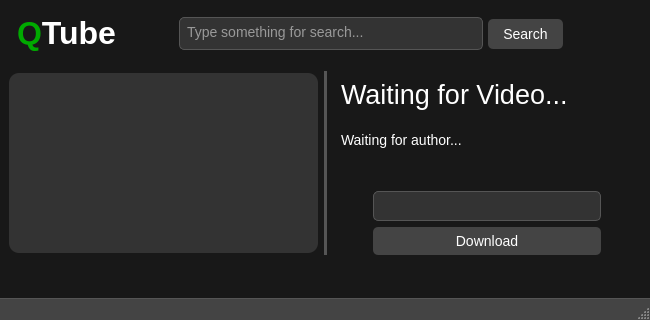
<?xml version="1.0" encoding="UTF-8"?>
<ui version="4.0">
 <class>MainWindow</class>
 <widget class="QMainWindow" name="MainWindow">
  <property name="windowModality">
   <enum>Qt::WindowModality::ApplicationModal</enum>
  </property>
  <property name="geometry">
   <rect>
    <x>0</x>
    <y>0</y>
    <width>650</width>
    <height>320</height>
   </rect>
  </property>
  <property name="minimumSize">
   <size>
    <width>650</width>
    <height>320</height>
   </size>
  </property>
  <property name="maximumSize">
   <size>
    <width>650</width>
    <height>320</height>
   </size>
  </property>
  <property name="sizeIncrement">
   <size>
    <width>1</width>
    <height>1</height>
   </size>
  </property>
  <property name="windowTitle">
   <string>MainWindow</string>
  </property>
  <property name="autoFillBackground">
   <bool>false</bool>
  </property>
  <property name="styleSheet">
   <string notr="true">QMainWindow {
    background-color: #181818; 
    border: none;
}

QMenuBar {
    background-color: #2c2c2c; 
    color: white;
    font-size: 14px;
    border: none;
}

QMenuBar::item {
    padding: 5px 10px;
}

QMenuBar::item:selected {
    background-color: #444444; 
}

QToolBar {
    background-color: #2c2c2c;
    border: none;
}

QToolButton {
    background-color: #444444; 
    border: none;
    border-radius: 5px;
    color: white;
    font-size: 14px;
    padding: 6px 12px;
}

QToolButton:hover {
    background-color: #555555;
}

QPushButton {
    background-color: #444444;
    border: none;
    border-radius: 5px;
    color: white;
    font-size: 14px;
    padding: 6px 12px;
}

QPushButton:hover {
    background-color: #555555;
}

QPushButton:pressed {
    background-color: #333333;
}

QLineEdit, QTextEdit, QComboBox {
    background-color: #333333;
    border: 1px solid #555555;
    border-radius: 5px;
    padding: 5px;
    font-size: 14px;
    color: white;
}

QLineEdit:focus, QTextEdit:focus, QComboBox:focus {
    border-color: #777777;
}

QComboBox::drop-down {
    width: 0px;
    border: none;
    background: none;
}

QComboBox::down-arrow {
    width: 0px;
    height: 0px;
    border: none;
}

QScrollBar:vertical {
    background-color: #333333;
    width: 8px;
    border-radius: 4px;
}

QScrollBar::handle:vertical {
    background-color: #555555;
    border-radius: 4px;
}

QScrollBar::handle:vertical:hover {
    background-color: #666666;
}

QStatusBar {
    background-color: #444444;
    color: white;
    border-top: 1px solid #555555;
}

QStatusBar QLabel {
    color: white;
}

QProgressBar {
    border: 1px solid #555555;
    background-color: #333333;
    border-radius: 5px;
    text-align: center;
    height: 20px;
    color: white;
}

QProgressBar::chunk {
    background-color: #555555;
    border-radius: 5px;
}

QProgressBar::chunk:indeterminate {
    background-color: #666666;
}

QLabel {
    color: white;
    font-size: 14px;
    padding: 5px;
}

QLabel[alignment=&quot;Qt::AlignCenter&quot;] {
    text-align: center;
}

QLabel:hover {
    color: #777777;
}

QLabel[disabled=&quot;true&quot;] {
    color: #888888;
}


QFrame[orientation=&quot;Qt::Horizontal&quot;] {
    height: 2px;
    width: 100%;
}

QFrame[orientation=&quot;Qt::Vertical&quot;] {
    width: 2px;
    height: 100%;
}
</string>
  </property>
  <property name="toolButtonStyle">
   <enum>Qt::ToolButtonStyle::ToolButtonIconOnly</enum>
  </property>
  <widget class="QWidget" name="centralwidget">
   <layout class="QGridLayout" name="gridLayout_2">
    <item row="1" column="0">
     <layout class="QVBoxLayout" name="verticalLayout_2" stretch="0,0,1,0">
      <item>
       <layout class="QHBoxLayout" name="searchLayout" stretch="0,1,3,1,2">
        <property name="spacing">
         <number>5</number>
        </property>
        <property name="sizeConstraint">
         <enum>QLayout::SizeConstraint::SetMinAndMaxSize</enum>
        </property>
        <property name="topMargin">
         <number>0</number>
        </property>
        <property name="bottomMargin">
         <number>0</number>
        </property>
        <item>
         <widget class="QLabel" name="label">
          <property name="sizePolicy">
           <sizepolicy hsizetype="Minimum" vsizetype="Minimum">
            <horstretch>0</horstretch>
            <verstretch>0</verstretch>
           </sizepolicy>
          </property>
          <property name="minimumSize">
           <size>
            <width>125</width>
            <height>50</height>
           </size>
          </property>
          <property name="maximumSize">
           <size>
            <width>304</width>
            <height>50</height>
           </size>
          </property>
          <property name="styleSheet">
           <string notr="true">#qtube-logo {
    font-family: Arial, sans-serif;
    font-size: 36px;
    color: #2c3e50;
	margin-bottom: 0;
	padding-bottom: 0;
}

#qtube-logo span:first-letter {
    font-size: 48px;
    color: #27ae60; 
    font-weight: bold; 
}
</string>
          </property>
          <property name="text">
           <string>&lt;html&gt;&lt;head/&gt;&lt;body&gt;&lt;p&gt;&lt;a name=&quot;qtube-logo&quot;/&gt;&lt;span style=&quot; font-size:24pt; font-weight:700; color:#00aa00;&quot;&gt;Q&lt;/span&gt;&lt;span style=&quot; font-size:24pt; font-weight:700;&quot;&gt;Tube&lt;/span&gt;&lt;/p&gt;&lt;/body&gt;&lt;/html&gt;</string>
          </property>
          <property name="textFormat">
           <enum>Qt::TextFormat::RichText</enum>
          </property>
          <property name="scaledContents">
           <bool>true</bool>
          </property>
          <property name="alignment">
           <set>Qt::AlignmentFlag::AlignLeading|Qt::AlignmentFlag::AlignLeft|Qt::AlignmentFlag::AlignVCenter</set>
          </property>
         </widget>
        </item>
        <item>
         <spacer name="horizontalSpacer">
          <property name="orientation">
           <enum>Qt::Orientation::Horizontal</enum>
          </property>
          <property name="sizeType">
           <enum>QSizePolicy::Policy::Minimum</enum>
          </property>
          <property name="sizeHint" stdset="0">
           <size>
            <width>40</width>
            <height>20</height>
           </size>
          </property>
         </spacer>
        </item>
        <item>
         <widget class="QLineEdit" name="e_inputUrl">
          <property name="minimumSize">
           <size>
            <width>304</width>
            <height>33</height>
           </size>
          </property>
          <property name="maximumSize">
           <size>
            <width>16777215</width>
            <height>33</height>
           </size>
          </property>
          <property name="text">
           <string/>
          </property>
          <property name="alignment">
           <set>Qt::AlignmentFlag::AlignLeading|Qt::AlignmentFlag::AlignLeft|Qt::AlignmentFlag::AlignTop</set>
          </property>
          <property name="placeholderText">
           <string>Type something for search...</string>
          </property>
         </widget>
        </item>
        <item>
         <widget class="QPushButton" name="searchButton">
          <property name="minimumSize">
           <size>
            <width>75</width>
            <height>30</height>
           </size>
          </property>
          <property name="maximumSize">
           <size>
            <width>16777215</width>
            <height>30</height>
           </size>
          </property>
          <property name="sizeIncrement">
           <size>
            <width>4</width>
            <height>3</height>
           </size>
          </property>
          <property name="styleSheet">
           <string notr="true"/>
          </property>
          <property name="text">
           <string>Search</string>
          </property>
         </widget>
        </item>
        <item>
         <spacer name="horizontalSpacer_4">
          <property name="orientation">
           <enum>Qt::Orientation::Horizontal</enum>
          </property>
          <property name="sizeType">
           <enum>QSizePolicy::Policy::Minimum</enum>
          </property>
          <property name="sizeHint" stdset="0">
           <size>
            <width>40</width>
            <height>20</height>
           </size>
          </property>
         </spacer>
        </item>
       </layout>
      </item>
      <item>
       <spacer name="verticalSpacer">
        <property name="orientation">
         <enum>Qt::Orientation::Vertical</enum>
        </property>
        <property name="sizeType">
         <enum>QSizePolicy::Policy::Expanding</enum>
        </property>
        <property name="sizeHint" stdset="0">
         <size>
          <width>627</width>
          <height>13</height>
         </size>
        </property>
       </spacer>
      </item>
      <item>
       <layout class="QGridLayout" name="gridLayout">
        <property name="sizeConstraint">
         <enum>QLayout::SizeConstraint::SetDefaultConstraint</enum>
        </property>
        <item row="0" column="0">
         <widget class="QLabel" name="imageLabel">
          <property name="sizePolicy">
           <sizepolicy hsizetype="Expanding" vsizetype="Expanding">
            <horstretch>0</horstretch>
            <verstretch>0</verstretch>
           </sizepolicy>
          </property>
          <property name="minimumSize">
           <size>
            <width>160</width>
            <height>90</height>
           </size>
          </property>
          <property name="maximumSize">
           <size>
            <width>320</width>
            <height>180</height>
           </size>
          </property>
          <property name="sizeIncrement">
           <size>
            <width>16</width>
            <height>9</height>
           </size>
          </property>
          <property name="autoFillBackground">
           <bool>false</bool>
          </property>
          <property name="styleSheet">
           <string notr="true">QLabel#imageLabel {
    background-color: #333333;
    border: 0px solid #555555; 
    border-radius: 10px;
    padding: 10px;
    color: white;
}

QLabel#imageLabel:hover {
    border-color: #777777; 
}

QLabel#imageLabel[disabled=&quot;true&quot;] {
    background-color: #222222; 
    border-color: #444444; 
    color: #888888; 
}
</string>
          </property>
          <property name="frameShape">
           <enum>QFrame::Shape::StyledPanel</enum>
          </property>
          <property name="text">
           <string/>
          </property>
          <property name="scaledContents">
           <bool>true</bool>
          </property>
         </widget>
        </item>
        <item row="0" column="2">
         <layout class="QVBoxLayout" name="downloadLayout">
          <item>
           <layout class="QVBoxLayout" name="verticalLayout_5" stretch="0,0">
            <property name="sizeConstraint">
             <enum>QLayout::SizeConstraint::SetDefaultConstraint</enum>
            </property>
            <item>
             <widget class="QLabel" name="videoTitleLabel">
              <property name="sizePolicy">
               <sizepolicy hsizetype="Expanding" vsizetype="Preferred">
                <horstretch>0</horstretch>
                <verstretch>0</verstretch>
               </sizepolicy>
              </property>
              <property name="minimumSize">
               <size>
                <width>0</width>
                <height>50</height>
               </size>
              </property>
              <property name="font">
               <font>
                <family>Arial</family>
                <pointsize>-1</pointsize>
               </font>
              </property>
              <property name="focusPolicy">
               <enum>Qt::FocusPolicy::WheelFocus</enum>
              </property>
              <property name="frameShape">
               <enum>QFrame::Shape::NoFrame</enum>
              </property>
              <property name="text">
               <string>&lt;html&gt;&lt;head/&gt;&lt;body&gt;&lt;p&gt;&lt;span style=&quot; font-size:20pt;&quot;&gt;Waiting for Video...&lt;/span&gt;&lt;/p&gt;&lt;/body&gt;&lt;/html&gt;</string>
              </property>
              <property name="textFormat">
               <enum>Qt::TextFormat::RichText</enum>
              </property>
              <property name="alignment">
               <set>Qt::AlignmentFlag::AlignLeading|Qt::AlignmentFlag::AlignLeft|Qt::AlignmentFlag::AlignTop</set>
              </property>
              <property name="wordWrap">
               <bool>true</bool>
              </property>
             </widget>
            </item>
            <item>
             <widget class="QLabel" name="chNameLabel">
              <property name="sizePolicy">
               <sizepolicy hsizetype="Expanding" vsizetype="Preferred">
                <horstretch>0</horstretch>
                <verstretch>0</verstretch>
               </sizepolicy>
              </property>
              <property name="text">
               <string>Waiting for author...</string>
              </property>
             </widget>
            </item>
           </layout>
          </item>
          <item>
           <layout class="QHBoxLayout" name="horizontalLayout_4" stretch="1,1">
            <item>
             <widget class="QLabel" name="chViewsLabel">
              <property name="sizePolicy">
               <sizepolicy hsizetype="Expanding" vsizetype="Preferred">
                <horstretch>0</horstretch>
                <verstretch>0</verstretch>
               </sizepolicy>
              </property>
              <property name="text">
               <string/>
              </property>
             </widget>
            </item>
            <item>
             <widget class="QLabel" name="chDateLabel">
              <property name="text">
               <string/>
              </property>
             </widget>
            </item>
           </layout>
          </item>
          <item>
           <layout class="QHBoxLayout" name="horizontalLayout" stretch="0,0,0">
            <item>
             <spacer name="horizontalSpacer_2">
              <property name="orientation">
               <enum>Qt::Orientation::Horizontal</enum>
              </property>
              <property name="sizeType">
               <enum>QSizePolicy::Policy::Minimum</enum>
              </property>
              <property name="sizeHint" stdset="0">
               <size>
                <width>40</width>
                <height>20</height>
               </size>
              </property>
             </spacer>
            </item>
            <item>
             <layout class="QVBoxLayout" name="verticalLayout">
              <item>
               <widget class="QComboBox" name="comboBoxFormats">
                <property name="editable">
                 <bool>false</bool>
                </property>
                <property name="currentText">
                 <string/>
                </property>
               </widget>
              </item>
              <item>
               <widget class="QPushButton" name="downloadButton">
                <property name="cursor">
                 <cursorShape>PointingHandCursor</cursorShape>
                </property>
                <property name="text">
                 <string>Download</string>
                </property>
               </widget>
              </item>
             </layout>
            </item>
            <item>
             <spacer name="horizontalSpacer_3">
              <property name="orientation">
               <enum>Qt::Orientation::Horizontal</enum>
              </property>
              <property name="sizeType">
               <enum>QSizePolicy::Policy::Minimum</enum>
              </property>
              <property name="sizeHint" stdset="0">
               <size>
                <width>40</width>
                <height>20</height>
               </size>
              </property>
             </spacer>
            </item>
           </layout>
          </item>
         </layout>
        </item>
        <item row="0" column="1">
         <widget class="Line" name="line">
          <property name="styleSheet">
           <string notr="true">QFrame {
    background-color: #555555;
    border: none;
    height: 2px;
    width: 100%;
}
</string>
          </property>
          <property name="orientation">
           <enum>Qt::Orientation::Vertical</enum>
          </property>
         </widget>
        </item>
       </layout>
      </item>
      <item>
       <spacer name="verticalSpacer_2">
        <property name="orientation">
         <enum>Qt::Orientation::Vertical</enum>
        </property>
        <property name="sizeHint" stdset="0">
         <size>
          <width>20</width>
          <height>40</height>
         </size>
        </property>
       </spacer>
      </item>
     </layout>
    </item>
   </layout>
  </widget>
  <widget class="QStatusBar" name="statusbar">
   <property name="enabled">
    <bool>true</bool>
   </property>
  </widget>
 </widget>
 <resources/>
 <connections/>
</ui>
